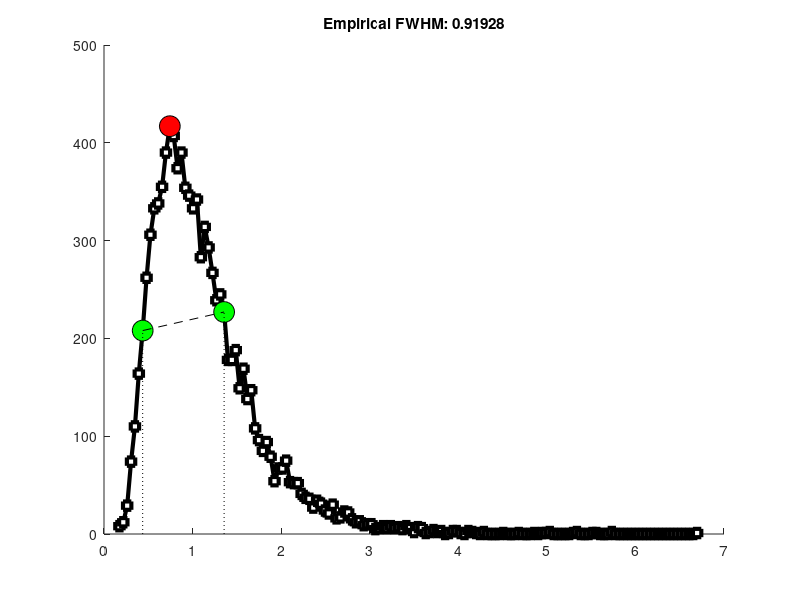

This chart was generated by the following MATLAB code: (Note: this script raises an error after producing the figure.)
% Smooth and interpolate to more accurately find full width at half maximum
% Adapted from sigprocMXC_FWHM.m asymmetric block section
% @author btabone
% 2021-07-31


% generate asymmetric distribution
[fx,x] = hist(exp(.5*randn(10000,1)),150);

% normalization necessary here!
fxNorm = fx./max(fx);

% plot the function
figure(1), clf, hold on
plot(x,fx,'ks-','linew',3,'markerfacecolor','w')


% find peak point
peakpnt = find( fxNorm==max(fxNorm) );


% find 50% PREpeak point
prepeak = dsearchn(fxNorm(1:peakpnt)',.5);


% find 50% POSTpeak point
pstpeak = dsearchn(fxNorm(peakpnt:end)',.5);
pstpeak = pstpeak + peakpnt - 1; % adjust

% compute empirical FWHM
fwhmE = x(pstpeak) - x(prepeak);



% plot the points
plot(x(peakpnt),fx(peakpnt),'ko','markerfacecolor','r','markersize',15)
plot(x(prepeak),fx(prepeak),'ko','markerfacecolor','g','markersize',15)
plot(x(pstpeak),fx(pstpeak),'ko','markerfacecolor','g','markersize',15)


% plot line for reference
plot(x([prepeak pstpeak]),fx([prepeak pstpeak]),'k--')
plot([1 1]*x(prepeak),[0 fx(prepeak)],'k:')
plot([1 1]*x(pstpeak),[0 fx(pstpeak)],'k:')

title([ 'Empirical FWHM: ' num2str(fwhmE) ])


% Smooth the signal
k = 3; % filter window is actually k*2+1

fig = figure(2);
fftMeanSmooth(k,x,fx,fig);

